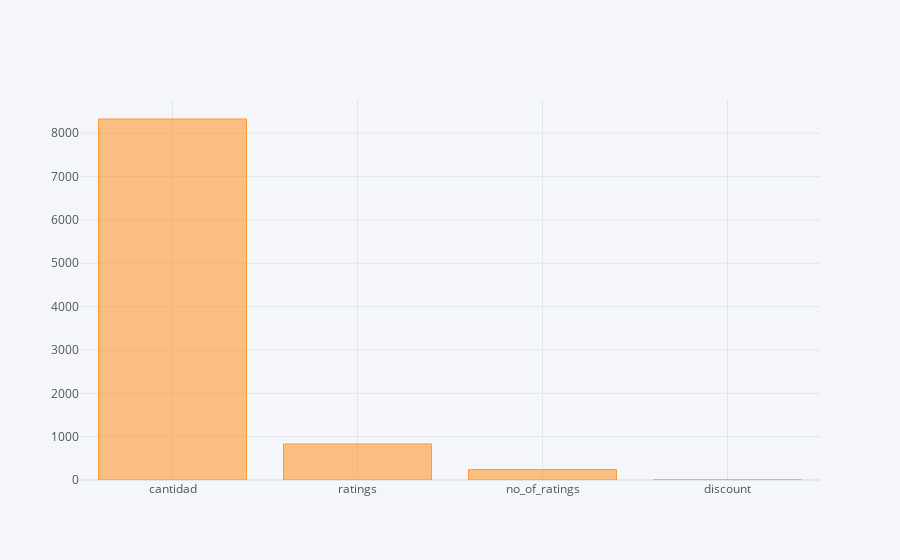

Notebook source saved alongside this figure:
### Code cell
pd.DataFrame(zip(varc,sk.scores_),columns=['var','score']).set_index('var').sort_values(by='score',
                                                    ascending=False).iplot(kind='bar',color='orange')

### Figure 1 — Plotly figure (JSON) as saved in the notebook; plotly's stock layout.template omitted (floating-point values rounded to 4 significant figures)
{"data": [{"marker": {"color": "rgba(255, 153, 51, 0.6)", "line": {"color": "rgba(255, 153, 51, 1.0)", "width": 1}}, "name": "score", "orientation": "v", "text": "", "type": "bar", "x": ["cantidad", "ratings", "no_of_ratings", "discount"], "y": [8328.0, 831.8, 240.0, 0.01278]}], "layout": {"legend": {"bgcolor": "#F5F6F9", "font": {"color": "#4D5663"}}, "paper_bgcolor": "#F5F6F9", "plot_bgcolor": "#F5F6F9", "title": {"font": {"color": "#4D5663"}}, "xaxis": {"gridcolor": "#E1E5ED", "showgrid": true, "tickfont": {"color": "#4D5663"}, "title": {"font": {"color": "#4D5663"}, "text": ""}, "zerolinecolor": "#E1E5ED"}, "yaxis": {"gridcolor": "#E1E5ED", "showgrid": true, "tickfont": {"color": "#4D5663"}, "title": {"font": {"color": "#4D5663"}, "text": ""}, "zerolinecolor": "#E1E5ED"}}}
